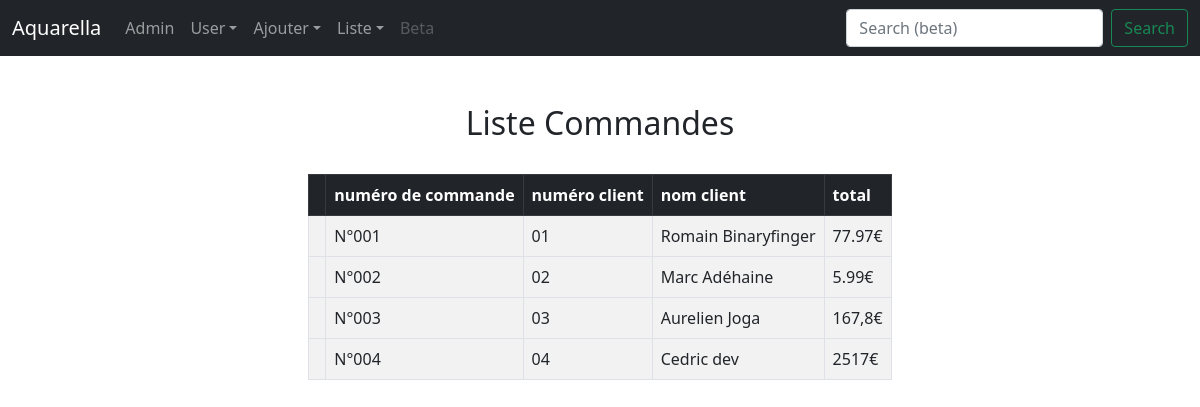
The page /Commande/ on the database its author committed.
### accounts/models.py (models this page shows, shortened)
class Commande(models.Model):
    num_order=models.CharField('num_commande',max_length=8)
    num_cli=models.CharField('num_cli',max_length=8)
    name_cli=models.CharField('nom_cli',max_length=50)
    total=models.CharField('total',max_length=7)

### accounts/views.py (the view)
# urls.py: path('Commande/',views.commande,name='commande'),
def commande(request): #pour remplire commande
	cr_commande=Commande.objects.all()
	context={'liste_commandes':cr_commande}
	return render(request, 'Commande.html', context)

### templates/commande.html (shortened to what this page needs)
{% extends 'base.html' %}
{% block content %}
<center><h2>Liste Commandes</h2></center>
<br/>
<table style="margin: auto; width: auto;" class="table table-bordered table-striped table-hover">
<thead>
    <tr class="table-dark">
        <th scope="col"></th>
        <th scope="col">numéro de commande</th>
        <th scope="col">numéro client</th>
        <th scope="col">nom client</th>
        <th scope="col">total</th>
    </tr>
</thead>
{% for commandes in liste_commandes %}
<tbody>
    <tr>
        <th scope="col"></th>
        <td>{{commandes.num_order}}</td>
        <td>{{commandes.num_cli}}</td>
        <td>{{commandes.name_cli}}</td>
        <td>{{commandes.total}}</td>
    </tr>
</tbody>
{% endfor %}
</table>
{% endblock content %}

### rows shown on the page
Commande: num_order "N°001", num_cli "01", name_cli "Romain Binaryfinger", total "77.97€"
Commande: num_order "N°002", num_cli "02", name_cli "Marc Adéhaine", total "5.99€"
Commande: num_order "N°003", num_cli "03", name_cli "Aurelien Joga", total "167,8€"
Commande: num_order "N°004", num_cli "04", name_cli "Cedric dev", total "2517€"
